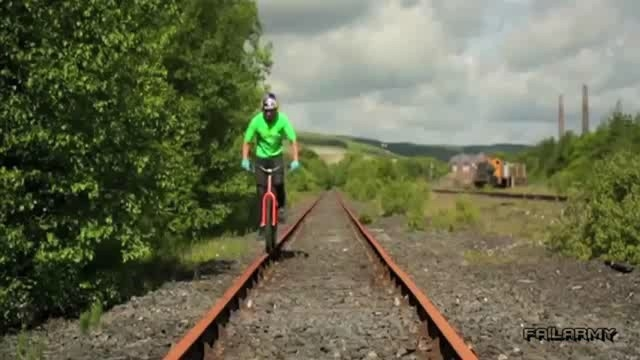
#> input picture core/scale_estimation/biker0001.jpg, 640 x 360 px; its folder holds only this picture in this run
$ python -i custom_dsst.py   (imports and definitions only)
#> lines starting #> are read from the running program, lines starting #| are printed output that depends on the picture
import numpy as np
import cv2
import logging
from ..Rect import Rect

logger = logging.getLogger(__name__)


class CustomDsst:

    def __init__(self):
        # configuration
        self.number_scales = None
        self.scale_step = None
        self.scale_sigma_factor = None
        self.img_files = None
        self.lam = None
        self.learning_rate = None
        self.scale_model_size = None
        self.padding = None
        self.d_change_aspect_ratio = None
        self.hog_cell_size = None
        self.hog_block_norm_size = None

        # run time
        self.img_frames = None
        self.scale_factors = None
        self.x_scale_factors = None
        self.y_scale_factors = None
        self.current_scale_factor = None
        self.current_x_scale_factor = None
        self.current_y_scale_factor = None
        self.min_scale_factor = None
        self.max_scale_factor = None
        self.frame = None
        self.scale_samples = []
        self.scale_window = None
        self.ysf = None
        self.num = None
        self.den = None
        self.x_num = None
        self.y_num = None
        self.x_den = None
        self.y_den = None
        self.frame_history = []
        self.response_history = []
        self.init_target_size = None
        self.base_target_size = None
        self.sz = None
        self.scale_model_factor = None
        self.scale_model_max_area = None
        self.initialized_model = False

    # [106 lines left out: functions configure, handle_initial_frame, not called in this run]

    def dsst(self, frame):
        """
        The core dsst algorithm. This calculates the best scale for a given frame, given the predicted position and the
        scale model, which contains information about the past scale development of the object.
        :param frame: the current frame
        :return: a rectangle that corresponds to the best predicted size of the object
        """
        self.frame = frame

        # all frames except initial
        if self.initialized_model:

            # extract the test sample for the feature map for the scale filter
            sample = self.extract_scale_sample(self.frame)
            # print(sample.sum(axis=0))
            # print(np.argmax(sample.sum(axis=0)))

            # calculate the correlation response
            if not self.d_change_aspect_ratio:
                f_sample = np.fft.fft(sample)

                scale_response = np.divide(
                    np.sum(np.multiply(self.num, f_sample), axis=0),
                    (self.den + self.lam))

                # find the maximum scale response
                real_part = np.real(np.fft.ifftn(scale_response))
                recovered_scale = np.argmax(real_part)

                # update the scale
                self.current_scale_factor = self.current_scale_factor * self.scale_factors[recovered_scale]

                if self.current_scale_factor < self.min_scale_factor:
                    self.current_scale_factor = self.min_scale_factor
                elif self.current_scale_factor > self.max_scale_factor:
                    self.current_scale_factor = self.max_scale_factor

            elif self.d_change_aspect_ratio:
                x_f_sample = np.fft.fft(sample['x'])
                y_f_sample = np.fft.fft(sample['y'])

                x_scale_response = np.divide(
                    np.sum(np.multiply(self.x_num, x_f_sample), axis=0),
                    (self.x_den + self.lam))

                y_scale_response = np.divide(
                    np.sum(np.multiply(self.y_num, y_f_sample), axis=0),
                    (self.y_den + self.lam))

                # find the maximum scale responses
                x_real_part = np.real(np.fft.ifftn(x_scale_response))
                x_recovered_scale = np.argmax(x_real_part)

                y_real_part = np.real(np.fft.ifftn(y_scale_response))
                y_recovered_scale = np.argmax(y_real_part)

                # update the scale
                self.current_x_scale_factor = \
                    self.current_x_scale_factor * \
                    self.x_scale_factors[x_recovered_scale]

                self.current_y_scale_factor = \
                    self.current_y_scale_factor * \
                    self.y_scale_factors[y_recovered_scale]

        # extract training sample for current frame, with updated scale
        sample = self.extract_scale_sample(self.frame)

        # calculate scale filter update
        # for static aspect ratio
        if not self.d_change_aspect_ratio:
            f_sample = np.fft.fft(sample)

            new_num = np.multiply(self.ysf, np.conj(f_sample))
            new_den = np.sum(np.real(np.multiply(f_sample, np.conj(f_sample))), axis=0)

        # for dynamic aspect ratio
        elif self.d_change_aspect_ratio:
            x_f_sample = np.fft.fft(sample['x'])
            y_f_sample = np.fft.fft(sample['y'])

            new_x_num = np.multiply(self.ysf, np.conj(x_f_sample))
            new_y_num = np.multiply(self.ysf, np.conj(y_f_sample))

            new_x_den = np.sum(np.real(np.multiply(x_f_sample, np.conj(x_f_sample))), axis=0)
            new_y_den = np.sum(np.real(np.multiply(y_f_sample, np.conj(y_f_sample))), axis=0)

        # if initial frame, train on image
        if not self.initialized_model and not self.d_change_aspect_ratio:
            self.num = new_num
            self.den = new_den
            self.initialized_model = True

        elif not self.initialized_model and self.d_change_aspect_ratio:
            self.x_num = new_x_num
            self.y_num = new_y_num

            self.x_den = new_x_den
            self.y_den = new_y_den
            self.initialized_model = True

        # update the model
        elif self.initialized_model and not self.d_change_aspect_ratio:
            new_num = np.add(
                np.multiply((1 - self.learning_rate), self.num),
                np.multiply(self.learning_rate, new_num))

            new_den = np.add(
                np.multiply((1 - self.learning_rate), self.den),
                np.multiply(self.learning_rate, new_den))

            self.num = new_num
            self.den = new_den

        elif self.initialized_model and self.d_change_aspect_ratio:
            new_x_num = np.add(
                np.multiply((1 - self.learning_rate), self.x_num),
                np.multiply(self.learning_rate, new_x_num))

            new_y_num = np.add(
                np.multiply((1 - self.learning_rate), self.y_num),
                np.multiply(self.learning_rate, new_y_num))

            new_x_den = np.add(
                np.multiply((1 - self.learning_rate), self.x_den),
                np.multiply(self.learning_rate, new_x_den))

            new_y_den = np.add(
                np.multiply((1 - self.learning_rate), self.y_den),
                np.multiply(self.learning_rate, new_y_den))

            self.x_num = new_x_num
            self.y_num = new_y_num
            self.x_den = new_x_den
            self.y_den = new_y_den

        if not self.d_change_aspect_ratio:
            logger.info("predicted scale: {0}".format(self.current_scale_factor))
            new_target_size = np.floor(np.multiply(self.base_target_size, self.current_scale_factor))

        elif self.d_change_aspect_ratio:
            logger.info("predicted scale for x: {0}".format(self.current_x_scale_factor))
            logger.info("predicted scale for y: {0}".format(self.current_y_scale_factor))
            new_target_size = [
                np.floor(np.multiply(self.base_target_size[0], self.current_x_scale_factor)),
                np.floor(np.multiply(self.base_target_size[1], self.current_y_scale_factor))]

        # adjust x and y pos so that the box remains centered when height/width change
        old_x = self.frame.predicted_position.center[0]
        old_y = self.frame.predicted_position.center[1]

        new_x = int(old_x - np.rint(new_target_size[0] / 2))
        new_y = int(old_y - np.rint(new_target_size[1] / 2))

        return Rect(new_x, new_y, new_target_size[0], new_target_size[1])

    def extract_scale_sample(self, frame):
        """
        This method generates a scale sample for a given frame. One scale sample contains representations of the object
        (the predicted object location to be precise) at every scale level.
        :param frame: the current frame
        :return: a resized image patch for every scale level
        """
        global out
        self.frame = frame
        im = self.img_files[frame.number]

        # calculate the current scale factors, this depends on the current scale level and the base scale factors that
        # have been defined
        if not self.d_change_aspect_ratio:
            scale_factors = self.scale_factors * self.current_scale_factor

        elif self.d_change_aspect_ratio:
            x_scale_factors = self.x_scale_factors * self.current_x_scale_factor
            y_scale_factors = self.y_scale_factors * self.current_y_scale_factor

        # create an image patch for every scale lvl
        for i in range(self.number_scales):

            if not self.d_change_aspect_ratio:
                patch_size = np.floor(np.multiply(self.base_target_size, scale_factors[i]))

            elif self.d_change_aspect_ratio:
                unchanged_patch_size = self.base_target_size
                aspect_patch_size = [
                    int(np.floor(np.multiply(self.base_target_size[0], x_scale_factors[i]))),
                    int(np.floor(np.multiply(self.base_target_size[1], y_scale_factors[i])))]

            # if initial frame use annotated and static aspect ratio
            if self.frame.number == 1 and not self.d_change_aspect_ratio:
                xs = np.add(np.floor(self.frame.ground_truth.center[0]),
                            np.arange(1, patch_size[0] + 1)) - np.floor(patch_size[0] / 2)
                ys = np.add(np.floor(self.frame.ground_truth.center[1]),
                            np.arange(1, patch_size[1] + 1)) - np.floor(patch_size[1] / 2)

                # for later indexing, needs to be slices of ints
                xs = xs.astype(int)
                ys = ys.astype(int)

            # if initial frame and dynamic aspect ratio
            elif self.frame.number == 1 and self.d_change_aspect_ratio:
                # get the unchanged im patch for each axis
                x_unchanged = np.add(np.floor(self.frame.ground_truth.center[0]),
                                     np.arange(1, unchanged_patch_size[0] + 1)) - np.floor(unchanged_patch_size[0] / 2)

                y_unchanged = np.add(np.floor(self.frame.ground_truth.center[1]),
                                     np.arange(1, unchanged_patch_size[1] + 1)) - np.floor(unchanged_patch_size[1] / 2)

                # get the changed im patch for each axis
                xs = np.add(np.floor(self.frame.ground_truth.center[0]),
                            np.arange(1, aspect_patch_size[0] + 1)) - np.floor(aspect_patch_size[0] / 2)
                ys = np.add(np.floor(self.frame.ground_truth.center[1]),
                            np.arange(1, aspect_patch_size[1] + 1)) - np.floor(aspect_patch_size[1] / 2)

                # for later indexing, needs to be slices of ints
                x_unchanged = x_unchanged.astype(int)
                y_unchanged = y_unchanged.astype(int)
                xs = xs.astype(int)
                ys = ys.astype(int)

            # keep aspect ratio static
            elif self.frame.number != 1 and not self.d_change_aspect_ratio:
                xs = np.add(np.floor(self.frame.predicted_position.center[0]),
                            np.arange(1, patch_size[0] + 1)) - np.floor(patch_size[0] / 2)
                ys = np.add(np.floor(self.frame.predicted_position.center[1]),
                            np.arange(1, patch_size[1] + 1)) - np.floor(patch_size[1] / 2)

                # for later indexing, needs to be slices of ints
                xs = xs.astype(int)
                ys = ys.astype(int)

            # for dynamic aspect ratio
            elif self.frame.number != 1 and self.d_change_aspect_ratio:
                # get the unchanged im patch for each axis
                x_unchanged = np.add(np.floor(self.frame.predicted_position.center[0]),
                                     np.arange(1, unchanged_patch_size[0] + 1)) - np.floor(unchanged_patch_size[0] / 2)

                y_unchanged = np.add(np.floor(self.frame.predicted_position.center[1]),
                                     np.arange(1, unchanged_patch_size[1] + 1)) - np.floor(unchanged_patch_size[1] / 2)

                # get the changed im patch for each axis
                xs = np.add(np.floor(self.frame.predicted_position.center[0]),
                            np.arange(1, aspect_patch_size[0] + 1)) - np.floor(aspect_patch_size[0] / 2)
                ys = np.add(np.floor(self.frame.predicted_position.center[1]),
                            np.arange(1, aspect_patch_size[1] + 1)) - np.floor(aspect_patch_size[1] / 2)

                # for later indexing, needs to be slices of ints
                x_unchanged = x_unchanged.astype(int)
                y_unchanged = y_unchanged.astype(int)
                xs = xs.astype(int)
                ys = ys.astype(int)

            # check for out of bounds
            xs[xs < 1] = 1
            ys[ys < 1] = 1
            xs[xs > np.shape(im)[1] - 1] = np.shape(im)[1] - 1
            ys[ys > np.shape(im)[0] - 1] = np.shape(im)[0] - 1

            # also check oob of none changed dimensions, even thought those should never be oob
            if self.d_change_aspect_ratio:
                x_unchanged[x_unchanged < 1] = 1
                y_unchanged[y_unchanged < 1] = 1
                x_unchanged[x_unchanged > np.shape(im)[1] - 1] = np.shape(im)[1] - 1
                y_unchanged[y_unchanged > np.shape(im)[0] - 1] = np.shape(im)[0] - 1

            # dont change aspect ratio
            if not self.d_change_aspect_ratio:
                # extract one image patch corresponding to current scale
                img_patch = im[ys, :]
                img_patch = img_patch[:, xs]

                img_patch_resized = cv2.resize(img_patch,
                                               (int(self.scale_model_size[0]), int(self.scale_model_size[1])))

                # extract the hog features
                temp_hog = self.hog_vector(img_patch_resized)

                # init output sample, one column for each scale factor
                if i == 0:
                    out = np.zeros((np.size(temp_hog), self.number_scales))

                # punish each candidate based on its divergence to 1
                out[:, i] = np.multiply(temp_hog.flatten(), self.scale_window[i])

            # dynamic aspect ratio
            elif self.d_change_aspect_ratio:
                # create two image patches per scale level, only changing one axis for each
                x_changed_patch = im[:, xs]
                x_changed_patch = x_changed_patch[y_unchanged, :]

                y_changed_patch = im[ys, :]
                y_changed_patch = y_changed_patch[:, x_unchanged]

                # resize both patches
                x_patch_resized = cv2.resize(x_changed_patch,
                                             (int(self.scale_model_size[0]), int(self.scale_model_size[1])))
                y_patch_resized = cv2.resize(y_changed_patch,
                                             (int(self.scale_model_size[0]), int(self.scale_model_size[1])))

                # get hog representation for both patches
                x_hog = self.hog_vector(x_patch_resized)
                y_hog = self.hog_vector(y_patch_resized)

                if i == 0:
                    out = {'x': np.zeros((np.size(x_hog), self.number_scales)),
                           'y': np.zeros((np.size(y_hog), self.number_scales))}

                # punish each candidate based on its divergence to 1
                out['x'][:, i] = np.multiply(x_hog.flatten(), self.scale_window[i])
                out['y'][:, i] = np.multiply(y_hog.flatten(), self.scale_window[i])

        return out

    # [45 lines left out: functions hog_vector, get_closest_match, not called in this run]

>>> import cv2
>>> picture = cv2.imread('biker0001.jpg', cv2.IMREAD_GRAYSCALE)
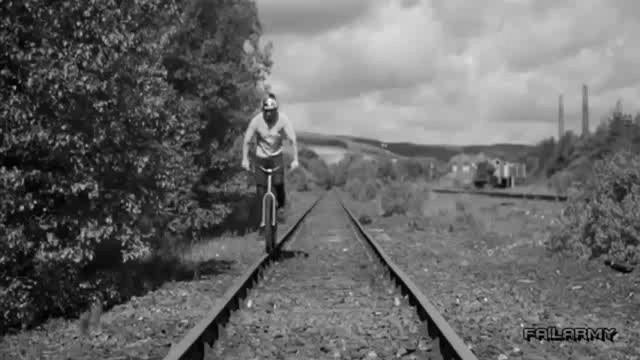
#> picture: shape (360, 640); min 0, max 250, mean 103.7
#> (the run stopped early here; a loop or call above may not have finished)
